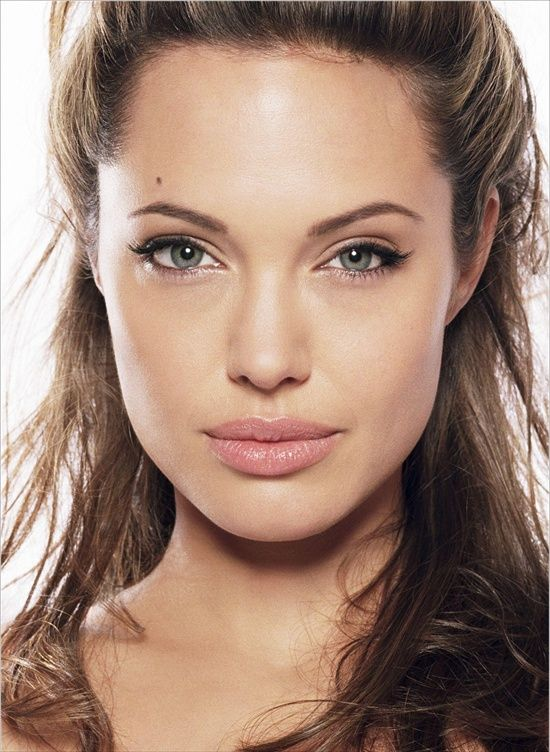
#> input picture 15a9f03dfac3b540f69f8bf462e447d0.jpg, 550 x 752 px
$ python haartest.py 15a9f03dfac3b540f69f8bf462e447d0.jpg
#> lines starting #> are read from the running program, lines starting #| are printed output that depends on the picture
#!/usr/bin/env python3

import cv2
import sys
import numpy as np

FACE1 = 'haarcascades/haarcascade_profileface.xml'
FACE2 = 'haarcascades/haarcascade_frontalface_default.xml'
UBODY = 'haarcascades/haarcascade_upperbody.xml'

input_img = cv2.imread(sys.argv[1], cv2.IMREAD_UNCHANGED)
#> input_img is the input picture: shape (752, 550, 3); mean B, G, R 115.1, 130.2, 159

print('Original dimensions: ', input_img.shape)
#| Original dimensions:  (752, 550, 3)

scale = 1

width = int(input_img.shape[1] * scale)
#> width = 550
height = int(input_img.shape[0] * scale)
#> height = 752
dim = (width, height)
#> dim = (550, 752)

img = cv2.resize(input_img, dim, interpolation = cv2.INTER_AREA)

print('Resized dimensions: ', img.shape)
#| Resized dimensions:  (752, 550, 3)

gray = cv2.cvtColor(img, cv2.COLOR_BGR2GRAY)
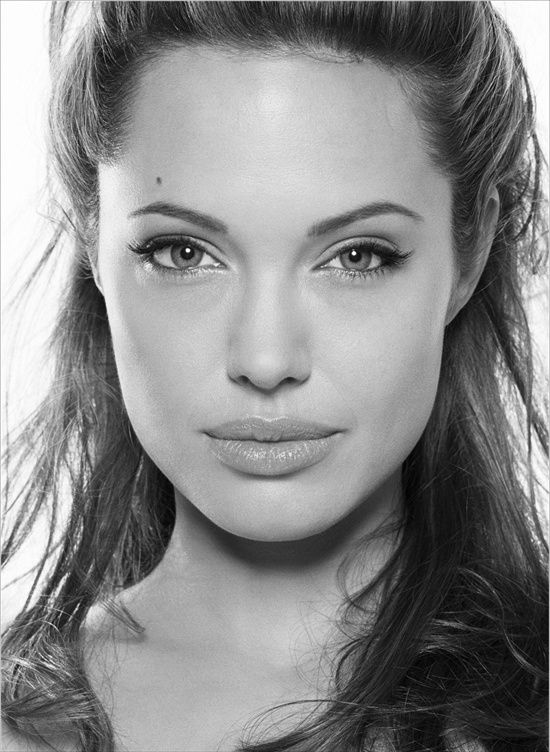
#> gray: shape (752, 550); min 1, max 255, mean 137.1

face_classifier = cv2.CascadeClassifier(FACE2)

face = face_classifier.detectMultiScale(gray, 1.0485258, 6)
#> face = [[72, 102, 413, 413]]

upperbody_classifier = cv2.CascadeClassifier(UBODY)

upperbody = upperbody_classifier.detectMultiScale(gray, 1.05, 5)
#> upperbody = ()

if face is ():
    print("No face found")
    sys.exit(0)
if upperbody is ():
    print("No upperbody detected")
    sys.exit(0)
#> (the program exits here)

$ run again, on annegelina2.jpg
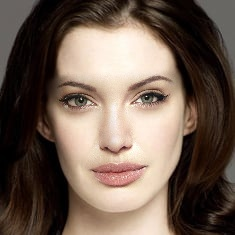
#> input picture annegelina2.jpg, 235 x 235 px
#> input_img is the input picture: shape (235, 235, 3); mean B, G, R 82.3, 94.4, 112.1
#| Original dimensions:  (235, 235, 3)
#| Resized dimensions:  (235, 235, 3)
#> `gray = cv2.cvtColor(img, cv2.COLOR_BGR2GRAY)`:
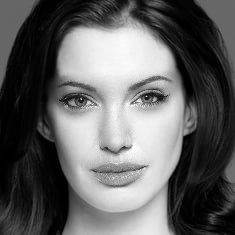
#> gray: shape (235, 235); min 0, max 253, mean 98.3
#> face = [[33, 38, 168, 168]]
#> upperbody = ()

$ run again, on changface.jpg
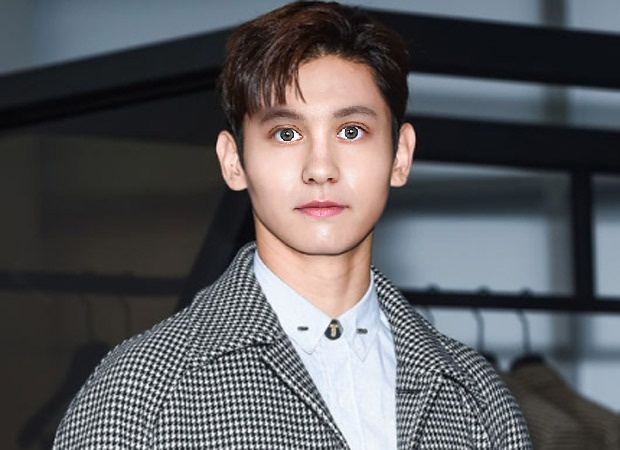
#> input picture changface.jpg, 620 x 450 px
#> input_img is the input picture: shape (450, 620, 3); mean B, G, R 92.9, 90.1, 90.5
#| Original dimensions:  (450, 620, 3)
#| Resized dimensions:  (450, 620, 3)
#> `gray = cv2.cvtColor(img, cv2.COLOR_BGR2GRAY)`:
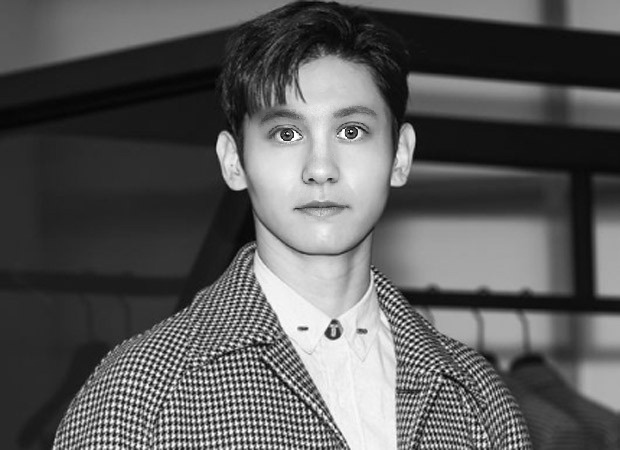
#> gray: shape (450, 620); min 1, max 255, mean 90.6
#> face = [[234, 65, 177, 177], [266, 209, 116, 116]]
#> upperbody = ()
